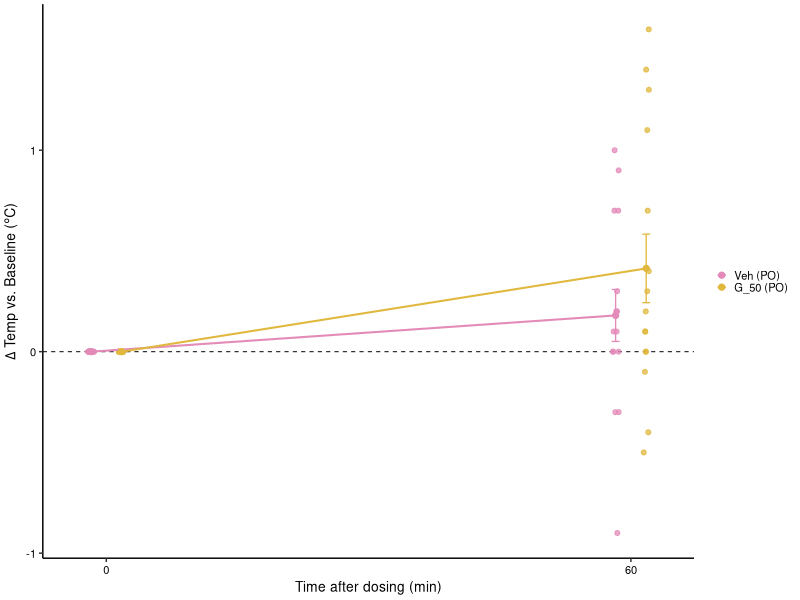
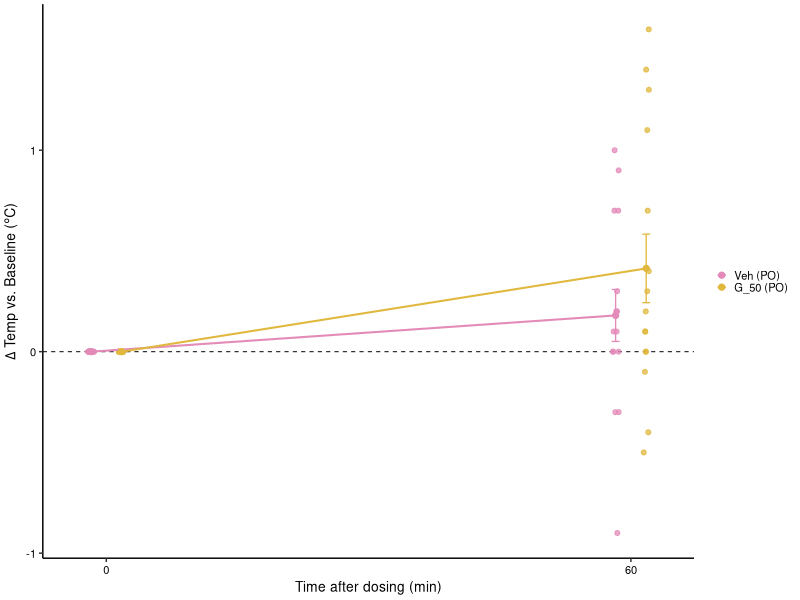

These charts were generated, in order, by the following R code:
## ---- chunk 1
library(dplyr)
library(readxl)
library(ggplot2)
library(multcomp)
## ---- chunk 2
temp_data <- read_excel("Female cohort - PO/Data to plot - female cohort.xlsx", sheet = "Temp")
temp_data$`Mouse Group` <- ifelse(temp_data$`Mouse Group` == 'Veh (PO)',
                                  'Veh (PO)', 'G_50 (PO)')
temp_data$`Mouse Group` <- factor(temp_data$`Mouse Group`,
                                levels = c("Veh (PO)", "G_50 (PO)"))
temp_data <- dplyr::rename(temp_data, MouseGroup = `Mouse Group`)
## ---- chunk 3
# Get the baseline temp of each mouse
baseline <- temp_data[temp_data$Time == "Baseline", c("Mouse ID", "Value")]
baseline <- dplyr::rename(baseline, Baseline_Temp=Value)

# Merge back into DF
temp_data <- merge(temp_data, baseline, by = "Mouse ID")

# Calculate change from baseline
temp_data$change_from_baseline <- temp_data$Value - temp_data$Baseline_Temp

temp_data$Time <- ifelse(temp_data$Time == "Baseline",
                         0, 60)

# Summary stats: mean and SEM
summary_temp_data <- aggregate(
  change_from_baseline ~ MouseGroup + Time,
  data = temp_data,
  FUN = function(x) c(mean = mean(x), sem = sd(x) / sqrt(length(x)))
)

summary_temp_data <- do.call(data.frame, summary_temp_data)
names(summary_temp_data)[3:4] <- c("mean", "sem")
## ---- chunk 4
summary_temp_data$MouseGroup <- factor(summary_temp_data$MouseGroup,
                                levels = c("Veh (PO)", "G_50 (PO)"))

p <- ggplot(temp_data, aes(x = Time, y = change_from_baseline, color = MouseGroup)) +
  geom_hline(yintercept = 0, linetype = "dashed", linewidth = 0.35) +
  
  geom_jitter(
    aes(group = MouseGroup),
    position = position_jitterdodge(
      jitter.width = 1.5,
      jitter.height = 0,
      dodge.width = 7
    ),
    size = 1.4,
    alpha = 0.75
  ) +
  
  geom_line(
    data = summary_temp_data,
    aes(x = Time, y = mean, color = MouseGroup, group = MouseGroup),
    position = position_dodge(width = 7),
    linewidth = 0.7,
    inherit.aes = FALSE
  ) +
  
  geom_point(
    data = summary_temp_data,
    aes(x = Time, y = mean, color = MouseGroup, group = MouseGroup),
    position = position_dodge(width = 7),
    size = 1.8,
    inherit.aes = FALSE
  ) +
  
  geom_errorbar(
    data = summary_temp_data,
    aes(
      x = Time,
      ymin = mean - sem,
      ymax = mean + sem,
      color = MouseGroup,
      group = MouseGroup
    ),
    position = position_dodge(width = 7),
    width = 1.8,
    linewidth = 0.45,
    inherit.aes = FALSE
  ) +
  
  labs(
    x = "Time after dosing (min)",
    y = expression(Delta*" Temp vs. Baseline ("*degree*"C)"),
    color = NULL
  ) +
  
  scale_x_continuous(
    breaks = c(0, 60)
  ) +
  
  theme_classic() +
  theme(
    axis.text = element_text(color = "black", size = 8),
    axis.title = element_text(color = "black", size = 10),
    legend.text = element_text(size = 8),
    legend.position = "right",
    legend.key.size = unit(0.25, "cm"),
    legend.spacing.y = unit(0.02, "cm"),
    plot.margin = margin(3, 3, 3, 3)
  ) + scale_color_manual(values = c("Veh (PO)" = "#E38AB8", "G_50 (PO)" = "#E0B83E"))

p

ggsave("Female cohort - PO/Temp_graph.pdf", plot = p, height = 2, width = 4)
## ---- chunk 5
# https://biostat.jhsph.edu/~iruczins/teaching/materials/code/av5/c.av5.a.html
temp_data_60 <- dplyr::filter(temp_data, Time == 60)

t.test(dplyr::filter(temp_data_60, MouseGroup == "Veh (PO)")$change_from_baseline,
       dplyr::filter(temp_data_60, MouseGroup == "G_50 (PO)")$change_from_baseline)
